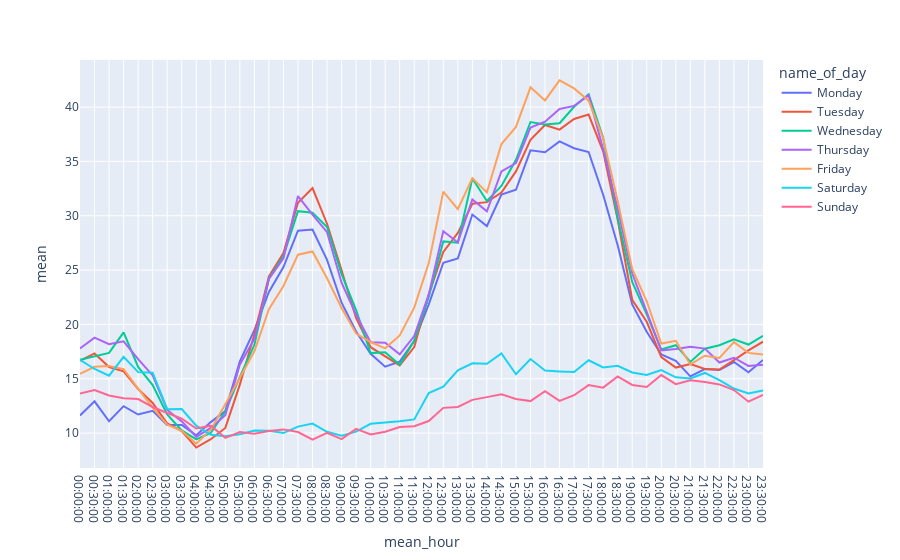

Notebook source saved alongside this figure:
### Code cell
fig = px.line(mean_hour, x="mean_hour", y="mean",color='name_of_day')
fig.show()
